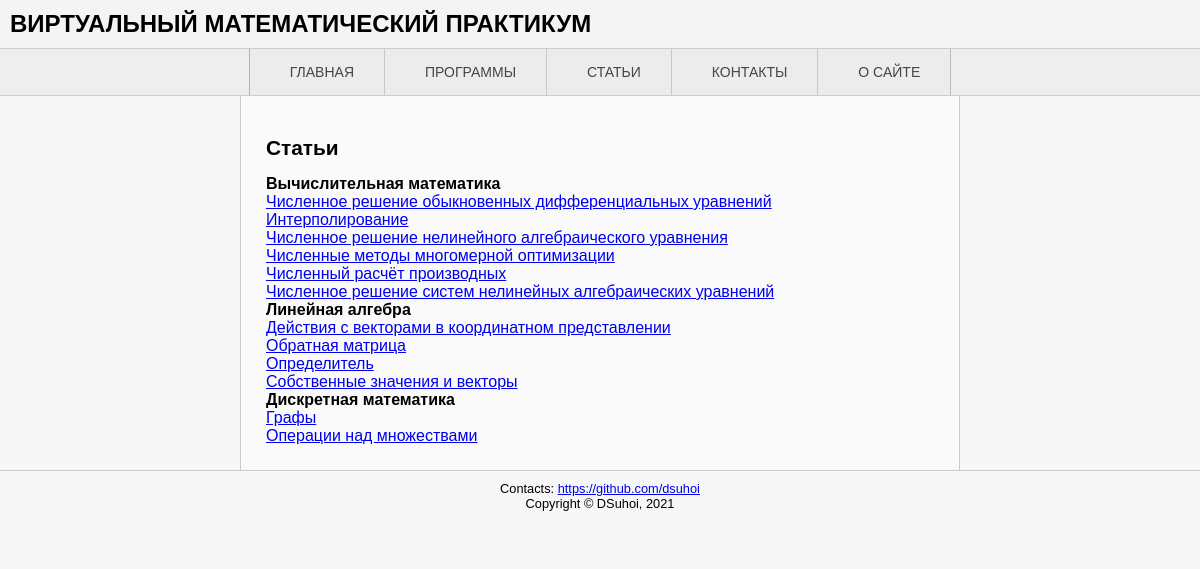
Page /post/ on the committed database.
### app/models.py (models this page shows, shortened)
class Articles(db.Model):
    id = db.Column(db.Integer(), nullable=False, primary_key=True)
    title = db.Column(db.Text(), nullable=False)
    chapter = db.Column(db.Text(), nullable=False)
    content = db.Column(db.Text(), nullable=False, default='Текст')

### app/main/views.py (the view)
@main.route('/post')
def articles():
    return render_template('post.html')

### app/post/views.py (called while the page is built)
@post.route('/')
def index():
    articles = Articles.query
    chapters = articles.filter(Articles.chapter!="#").with_entities(Articles.chapter).distinct()
    articles_dict = \
        {chapt[0]: articles.filter(Articles.chapter==chapt[0]).all() for chapt in chapters}
    return render_template('post.html', post_dict=articles_dict)

### app/templates/post.html (shortened to what this page needs)
{% extends "base.html" %}
{% block text %}
<article>
    <p><h2>Статьи</h2></p>
    <ul> {% for chapter in post_dict %}
    <li>
        <b>{{chapter}}</b>
        <ul> {% for post in post_dict[chapter] %}
            <li><a href="{{ url_for('post.page', post_id=post.id) }}">{{post.title}}</a></li>{% endfor %}
        </ul>
    </li> {% endfor %}
    </ul>
</article>
{% endblock %}

### app/static/css/style.css (style rules this page uses)
* { box-sizing: border-box; }
html, body, div, span, h1, h2, h3, h4, h5, h6, p, a, ul, li { margin: 0; padding: 0; border: 0; font-size: 100%; vertical-align: baseline; }
body { font-family: Verdana, Arial, sans-serif; background-color: #f7f7f7; }
.wrapper li { list-style-type: none; }
article { background-color: #fafafa; border-left: 1px solid #ccc; border-right: 1px solid #ccc; margin-left: 20%; margin-right: 20%; padding: 25px; width: 60%; }
article:after, #main:after { clear:both; display:table; content:''; }
article h2, main h2 { font-size: 1.3em; margin-bottom:15px; }
article p, main p { line-height: 150%; margin-bottom: 15px; }

### rows in the picture
Articles: title "Численное решение обыкновенных дифференциальных уравнений"
Articles: title "Интерполирование"
Articles: title "Численное решение нелинейного алгебраического уравнения"
Articles: title "Численные методы многомерной оптимизации"
Articles: title "Численный расчёт производных"
Articles: title "Численное решение систем нелинейных алгебраических уравнений"
Articles: title "Действия с векторами в координатном представлении"
Articles: title "Обратная матрица"
Articles: title "Определитель"
Articles: title "Собственные значения и векторы"
Articles: title "Графы"
Articles: title "Операции над множествами"

### other values in the picture
{{ chapter }} "Вычислительная математика" "Линейная алгебра" "Дискретная математика"
